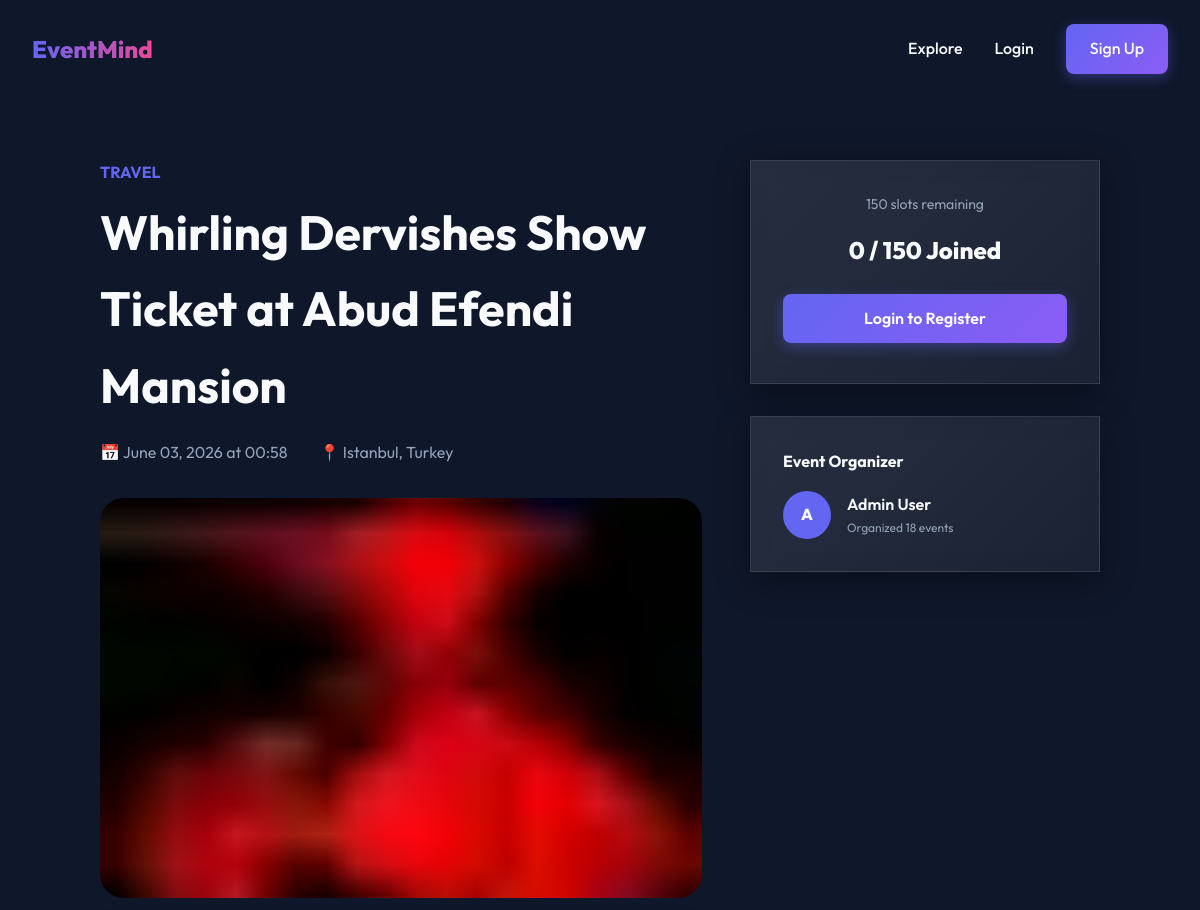
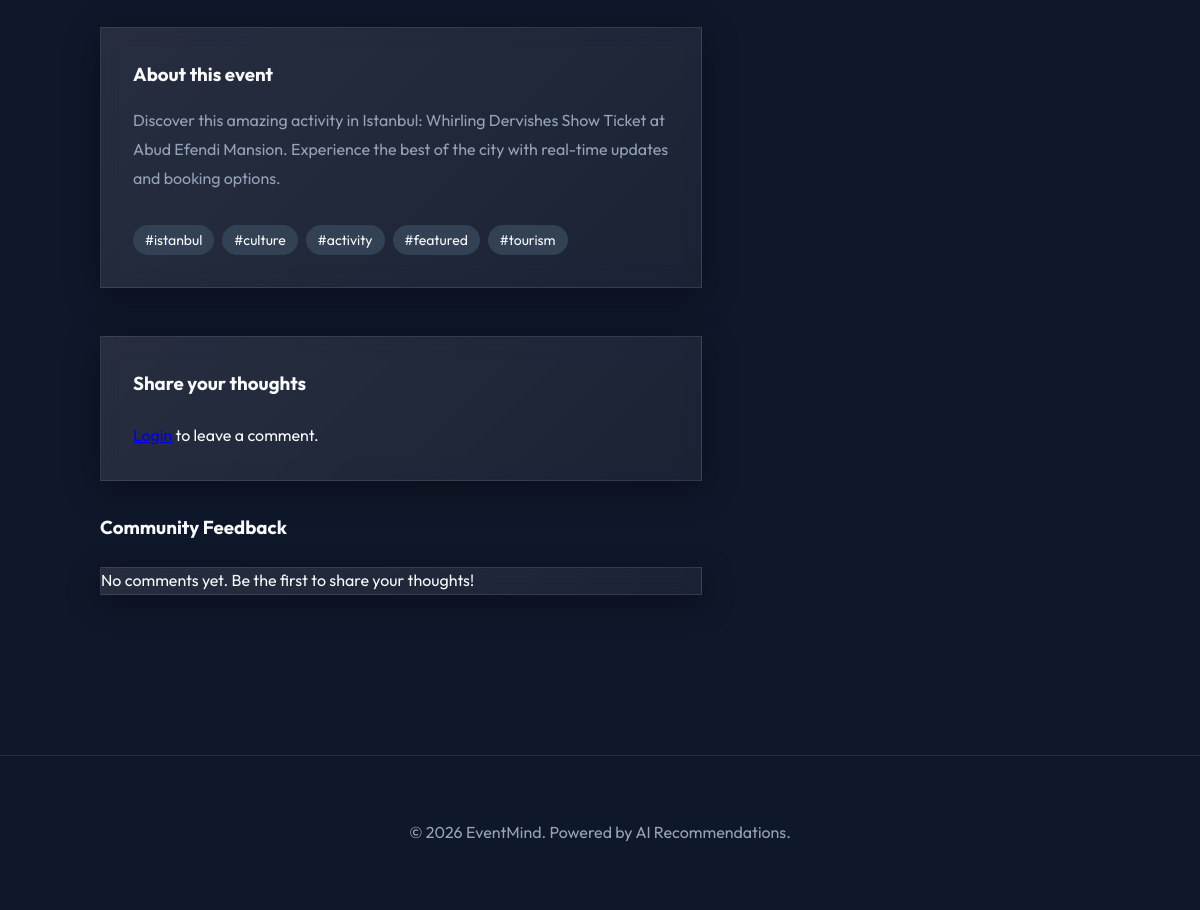
/events/28, run on the app's committed database (2 pictures, top to bottom).
### app/models/event.py (models this page shows, shortened)
class Event(Base, TimestampMixin):
    __tablename__ = "events"
    id: Mapped[int] = mapped_column(primary_key=True, index=True)
    title: Mapped[str] = mapped_column(String(200), nullable=False, index=True)
    description: Mapped[str] = mapped_column(Text, nullable=False)
    location: Mapped[str] = mapped_column(String(300), nullable=False)
    event_date: Mapped[datetime] = mapped_column(DateTime(timezone=True), nullable=False, index=True)
    capacity: Mapped[int] = mapped_column(Integer, default=100, nullable=False)
    category: Mapped[str] = mapped_column(String(100), nullable=False, index=True)
    tags: Mapped[list] = mapped_column(JSON, default=list, nullable=False)
    image_url: Mapped[str | None] = mapped_column(String(500), nullable=True)
    source_url: Mapped[str | None] = mapped_column(String(500), nullable=True)
    is_active: Mapped[bool] = mapped_column(Boolean, default=True, nullable=False)
    owner_id: Mapped[int] = mapped_column(ForeignKey("users.id"), nullable=False)
    owner: Mapped["User"] = relationship("User", back_populates="events")
    registrations: Mapped[list["Registration"]] = relationship(
        "Registration", back_populates="event", lazy="selectin"
    )
    comments: Mapped[list["Comment"]] = relationship(
        "Comment", back_populates="event", lazy="selectin", cascade="all, delete-orphan"
    )
    favorited_by: Mapped[list["User"]] = relationship(
        "User", secondary="user_favorite_events", back_populates="favorites", lazy="selectin"
    )

### app/models/registration.py (models this page shows, shortened)
class Registration(Base):
    __tablename__ = "registrations"
    __table_args__ = (
        UniqueConstraint("user_id", "event_id", name="uq_user_event"),
    )
    id: Mapped[int] = mapped_column(primary_key=True, index=True)
    user_id: Mapped[int] = mapped_column(ForeignKey("users.id"), nullable=False, index=True)
    event_id: Mapped[int] = mapped_column(ForeignKey("events.id"), nullable=False, index=True)
    status: Mapped[RegistrationStatus] = mapped_column(
        Enum(RegistrationStatus),
        default=RegistrationStatus.CONFIRMED,
        nullable=False,
    )
    registered_at: Mapped[datetime] = mapped_column(
        DateTime(timezone=True),
        default=lambda: datetime.now(timezone.utc),
        nullable=False,
    )
    user: Mapped["User"] = relationship("User", back_populates="registrations")
    event: Mapped["Event"] = relationship("Event", back_populates="registrations")

### app/models/user.py (models this page shows, shortened)
class User(Base, TimestampMixin):
    __tablename__ = "users"
    id: Mapped[int] = mapped_column(primary_key=True, index=True)
    email: Mapped[str] = mapped_column(String(255), unique=True, index=True, nullable=False)
    username: Mapped[str] = mapped_column(String(50), unique=True, index=True, nullable=False)
    hashed_password: Mapped[str] = mapped_column(String(255), nullable=False)
    full_name: Mapped[str] = mapped_column(String(150), nullable=False)
    bio: Mapped[str | None] = mapped_column(Text, nullable=True)
    avatar_url: Mapped[str | None] = mapped_column(String(500), nullable=True)
    interests: Mapped[list] = mapped_column(JSON, default=list, nullable=False)
    role: Mapped[UserRole] = mapped_column(
        Enum(UserRole), default=UserRole.USER, nullable=False
    )
    is_active: Mapped[bool] = mapped_column(Boolean, default=True, nullable=False)
    events: Mapped[list["Event"]] = relationship(
        "Event", back_populates="owner", lazy="selectin"
    )
    registrations: Mapped[list["Registration"]] = relationship(
        "Registration", back_populates="user", lazy="selectin"
    )
    comments: Mapped[list["Comment"]] = relationship(
        "Comment", back_populates="user", lazy="selectin"
    )
    favorites: Mapped[list["Event"]] = relationship(
        "Event", secondary="user_favorite_events", back_populates="favorited_by", lazy="selectin"
    )

### app/web/event_views.py (the view)
@router.get("/{event_id}", response_class=HTMLResponse)
async def event_detail(
    request: Request,
    event_id: int,
    session: AsyncSession = Depends(get_db),
):
    current_user = await get_current_user_from_cookie(
        access_token=request.cookies.get("access_token"), session=session
    )
    service = EventService(session)
    try:
        event = await service.get_event(event_id)
    except AppError as e:
        return templates.TemplateResponse(
            request=request, name="404.html", context={"current_user": current_user}, status_code=404
        )
    comment_service = CommentService(session)
    comments = await comment_service.get_event_comments(event_id)
    if current_user:
        fav_service = FavoriteService(session)
        is_fav = await fav_service.is_favorited(current_user.id, event_id)
        setattr(event, "is_favorited", is_fav)
        reg_service = RegistrationService(session)
        is_reg = await reg_service.is_registered(current_user.id, event_id)
        setattr(event, "is_registered", is_reg)
    return templates.TemplateResponse(
        request=request,
        name="events/detail.html",
        context={"current_user": current_user, "event": event, "comments": comments},
    )

### templates/events/detail.html (shortened to what this page needs)
{% extends "base.html" %}
{% block content %}
<section style="padding: 10rem 2rem 5rem;">
    <div style="max-width: 1000px; margin: 0 auto; display: grid; grid-template-columns: 1fr 350px; gap: 3rem;">
        <div>
            <span class="event-category" style="font-size: 1rem;">{{ event.category }}</span>
            <h1 style="font-size: 3rem; margin: 0.5rem 0 1rem;">{{ event.title }}</h1>
            <div style="display: flex; gap: 2rem; margin-bottom: 2rem; color: var(--text-muted);">
                <span>📅 {{ event.event_date.strftime('%B %d, %Y at %H:%M') }}</span>
                <span>📍 {{ event.location }}</span>
            </div>
            <img src="{{ event.image_url or 'https://via.placeholder.com/800x400' }}" alt="{{ event.title }}"
                 style="width: 100%; height: 400px; object-fit: cover; border-radius: 1.5rem; margin-bottom: 2rem;">
            <div class="glass-card" style="padding: 2rem;">
                <h3 style="margin-bottom: 1rem;">About this event</h3>
                <p style="white-space: pre-wrap; color: var(--text-muted); line-height: 1.8;">{{ event.description }}</p>
                <div style="margin-top: 2rem; display: flex; flex-wrap: wrap; gap: 0.5rem;">
                    {% for tag in event.tags %}
                        <span style="background: var(--surface-light); padding: 0.25rem 0.75rem; border-radius: 2rem; font-size: 0.875rem;">#{{ tag }}</span>
                    {% endfor %}
                </div>
            </div>
            <div id="comments-section" class="mt-12">
                <div class="glass-card" style="padding: 2rem; margin-top: 2rem;">
                    <h3 style="margin-bottom: 1.5rem;">Share your thoughts</h3>
                    {% if current_user %}
                    <form hx-post="/events/{{ event.id }}/comments" hx-target="#comments-container" hx-swap="outerHTML" class="space-y-4">
                        <div class="flex items-center space-x-4 mb-4">
                            <span class="text-white/70">Rating:</span>
                            <div class="rating flex space-x-1">
                                {% for i in range(5, 0, -1) %}
                                <input type="radio" id="star{{ i }}" name="rating" value="{{ i }}" class="hidden peer" {{ 'checked' if i == 5 }}>
                                <label for="star{{ i }}" class="cursor-pointer text-white/20 peer-checked:text-yellow-400 hover:text-yellow-400 transition-colors text-2xl">★</label>
                                {% endfor %}
                            </div>
                        </div>
                        <textarea name="content" placeholder="What do you think about this event?"
                                  class="w-100 p-4 rounded-xl bg-white/5 border border-white/10 text-white focus:outline-none focus:border-indigo-500 transition-all"
                                  rows="4" required></textarea>
                        <button type="submit" class="btn btn-primary">Post Comment</button>
                    </form>
                    {% else %}
                    <p class="text-white/50 italic"><a href="/auth/login" class="text-indigo-400 hover:underline">Login</a> to leave a comment.</p>
                    {% endif %}
                </div>
                <div id="comments-container">
                    {% include "partials/comment_list.html" %}
                </div>
            </div>
        </div>
        <div style="position: sticky; top: 8rem; height: fit-content;">
            <div class="glass-card" style="padding: 2rem; text-align: center;">
                <div style="font-size: 0.875rem; color: var(--text-muted); margin-bottom: 1rem;">
                    {{ event.capacity - event.registered_count }} slots remaining
                </div>
                <div style="font-size: 1.5rem; font-weight: 800; margin-bottom: 1.5rem;">
                    {{ event.registered_count }} / {{ event.capacity }} Joined
                </div>
                {% if current_user %}
                    {% set is_registered = event.is_registered %}
                    {% if is_registered %}
                        <div style="background: rgba(16, 185, 129, 0.1); color: var(--success); padding: 1rem; border-radius: 0.5rem; margin-bottom: 1rem;">
                            <i class="fas fa-check-circle"></i> You're registered!
                        </div>
                        <button hx-delete="/api/v1/registrations/{{ event.id }}"
                                hx-confirm="Are you sure you want to cancel your registration?"
                                hx-target="body"
                                class="btn btn-outline" style="width: 100%;">Cancel Registration</button>
                    {% elif event.is_full %}
                        <button class="btn btn-outline" style="width: 100%; cursor: not-allowed;" disabled>Event Full</button>
                    {% else %}
                        <button hx-post="/api/v1/registrations/{{ event.id }}"
                                hx-target="body"
                                class="btn btn-primary" style="width: 100%;">Register Now</button>
                    {% endif %}
                    {% if event.source_url %}
                        <a href="{{ event.source_url }}" target="_blank" class="btn btn-outline"
                           style="width: 100%; margin-top: 1rem; border-color: var(--secondary); color: var(--secondary);">
                           <i class="fas fa-external-link-alt"></i> View on Original Source
                        </a>
                    {% endif %}
                {% else %}
                    <a href="/auth/login" class="btn btn-primary" style="width: 100%;">Login to Register</a>
                {% endif %}
            </div>
            <div class="glass-card" style="padding: 2rem; margin-top: 2rem;">
                <h4 style="margin-bottom: 1rem;">Event Organizer</h4>
                {% if event.owner %}
                <div style="display: flex; align-items: center; gap: 1rem;">
                    <div style="width: 48px; height: 48px; background: var(--primary); border-radius: 50%; display: flex; align-items: center; justify-content: center; font-weight: 800;">
                        {{ event.owner.username[0].upper() if event.owner.username else '?' }}
                    </div>
                    <div>
                        <div style="font-weight: 600;">{{ event.owner.full_name or 'Organizer' }}</div>
                        <div style="font-size: 0.75rem; color: var(--text-muted);">Organized {{ event.owner.events|length if event.owner.events else 0 }} events</div>
                    </div>
                </div>
                {% else %}
                <p style="color: var(--text-muted);">Organizer info unavailable.</p>
                {% endif %}
            </div>
        </div>
    </div>
</section>
{% endblock %}

### static/css/main.css (style rules this page uses)
:root { --primary: #6366f1; --primary-dark: #4f46e5; --secondary: #ec4899; --accent: #8b5cf6; --background: #0f172a; --surface: #1e293b; --surface-light: #334155; --text: #f8fafc; --text-muted: #94a3b8; --error: #ef4444; --success: #10b981; --glass: rgba(255, 255, 255, 0.05); --glass-border: rgba(255, 255, 255, 0.1); }
* { margin: 0; padding: 0; box-sizing: border-box; font-family: 'Outfit', sans-serif; }
body { background-color: var(--background); color: var(--text); line-height: 1.6; overflow-x: hidden; }
.glass-card { background: linear-gradient(135deg, rgba(255,255,255,0.1), rgba(255,255,255,0.05)); backdrop-filter: blur(10px); border: 1px solid rgba(255,255,255,0.1); box-shadow: 0 8px 32px 0 rgba(0, 0, 0, 0.37); }
.btn { padding: 0.75rem 1.5rem; border-radius: 0.5rem; font-weight: 600; cursor: pointer; transition: all 0.3s cubic-bezier(0.4, 0, 0.2, 1); text-decoration: none; display: inline-block; border: none; }
.btn-primary { background: linear-gradient(135deg, var(--primary), var(--accent)); color: white; box-shadow: 0 4px 14px 0 rgba(99, 102, 241, 0.39); }
.event-category { font-size: 0.75rem; text-transform: uppercase; font-weight: 700; color: var(--primary); }
.mt-12 { margin-top: 3rem; }
.glass-card { transition: transform 0.3s cubic-bezier(0.34, 1.56, 0.64, 1), box-shadow 0.3s ease; }
.btn-primary { position: relative; overflow: hidden; }
.btn-primary::after { content: ''; position: absolute; top: -50%; left: -50%; width: 200%; height: 200%; background: radial-gradient(circle, rgba(255,255,255,0.2) 0%, transparent 70%); opacity: 0; transition: opacity 0.3s; }

### data on the page
Event: category "TRAVEL", title "Whirling Dervishes Show Ticket at Abud Efendi Mansion", event_date "June 03, 2026 at 00:58", location "Istanbul, Turkey", image_url (picture), description "Discover this amazing activity in Istanbul: Whirling Dervishes Show Ticket at Abud Efendi Mansion. Experience the best of the city with real-time updates and booking options.", event.capacity-event.registered_count "150", capacity "150"
Registration: registered_count "0"
User: owner "A", owner "Admin User"

### other printed values
{{ tag }} "istanbul" "culture" "activity" "featured" "tourism"
{{ event.owner.events|length if event.owner.events else 0 }} "18"
